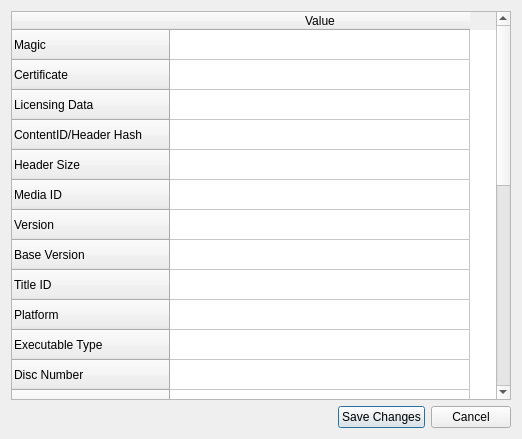
<?xml version="1.0" encoding="UTF-8"?>
<ui version="4.0">
 <class>Metadata</class>
 <widget class="QDialog" name="Metadata">
  <property name="geometry">
   <rect>
    <x>0</x>
    <y>0</y>
    <width>522</width>
    <height>439</height>
   </rect>
  </property>
  <property name="windowTitle">
   <string>Metadata</string>
  </property>
  <property name="windowIcon">
   <iconset resource="Resources.qrc">
    <normaloff>:/Images/Leaner24.png</normaloff>:/Images/Leaner24.png</iconset>
  </property>
  <layout class="QVBoxLayout" name="verticalLayout">
   <item>
    <widget class="QTableWidget" name="tableWidget">
     <attribute name="horizontalHeaderDefaultSectionSize">
      <number>300</number>
     </attribute>
     <row>
      <property name="text">
       <string>Magic</string>
      </property>
     </row>
     <row>
      <property name="text">
       <string>Certificate</string>
      </property>
     </row>
     <row>
      <property name="text">
       <string>Licensing Data</string>
      </property>
     </row>
     <row>
      <property name="text">
       <string>ContentID/Header Hash</string>
      </property>
     </row>
     <row>
      <property name="text">
       <string>Header Size</string>
      </property>
     </row>
     <row>
      <property name="text">
       <string>Media ID</string>
      </property>
     </row>
     <row>
      <property name="text">
       <string>Version</string>
      </property>
     </row>
     <row>
      <property name="text">
       <string>Base Version</string>
      </property>
     </row>
     <row>
      <property name="text">
       <string>Title ID</string>
      </property>
     </row>
     <row>
      <property name="text">
       <string>Platform</string>
      </property>
     </row>
     <row>
      <property name="text">
       <string>Executable Type</string>
      </property>
     </row>
     <row>
      <property name="text">
       <string>Disc Number</string>
      </property>
     </row>
     <row>
      <property name="text">
       <string>Disc In Set</string>
      </property>
     </row>
     <row>
      <property name="text">
       <string>Save Game ID</string>
      </property>
     </row>
     <row>
      <property name="text">
       <string>Console ID</string>
      </property>
     </row>
     <row>
      <property name="text">
       <string>Profile ID</string>
      </property>
     </row>
     <row>
      <property name="text">
       <string>Volume Descriptor</string>
      </property>
     </row>
     <row>
      <property name="text">
       <string>Data File Count</string>
      </property>
     </row>
     <row>
      <property name="text">
       <string>Data File Combined Size</string>
      </property>
     </row>
     <row>
      <property name="text">
       <string>Device ID</string>
      </property>
     </row>
     <row>
      <property name="text">
       <string>Display Name</string>
      </property>
     </row>
     <row>
      <property name="text">
       <string>Display Description</string>
      </property>
     </row>
     <row>
      <property name="text">
       <string>Publisher Name</string>
      </property>
     </row>
     <row>
      <property name="text">
       <string>Title Name</string>
      </property>
     </row>
     <row>
      <property name="text">
       <string>Transfer Flags</string>
      </property>
     </row>
     <row>
      <property name="text">
       <string>Thumbnail Image Size</string>
      </property>
     </row>
     <row>
      <property name="text">
       <string>Title Thumbnail Image Size</string>
      </property>
     </row>
     <column>
      <property name="text">
       <string>Value</string>
      </property>
     </column>
     <item row="0" column="0">
      <property name="text">
       <string/>
      </property>
     </item>
    </widget>
   </item>
   <item>
    <layout class="QHBoxLayout" name="horizontalLayout">
     <item>
      <spacer name="horizontalSpacer">
       <property name="orientation">
        <enum>Qt::Horizontal</enum>
       </property>
       <property name="sizeHint" stdset="0">
        <size>
         <width>40</width>
         <height>20</height>
        </size>
       </property>
      </spacer>
     </item>
     <item>
      <widget class="QPushButton" name="pushButton">
       <property name="text">
        <string>Save Changes</string>
       </property>
       <property name="icon">
        <iconset resource="Resources.qrc">
         <normaloff>:/Images/save.png</normaloff>:/Images/save.png</iconset>
       </property>
      </widget>
     </item>
     <item>
      <widget class="QPushButton" name="pushButton_2">
       <property name="text">
        <string>Cancel</string>
       </property>
       <property name="icon">
        <iconset resource="Resources.qrc">
         <normaloff>:/Images/cancel.png</normaloff>:/Images/cancel.png</iconset>
       </property>
      </widget>
     </item>
    </layout>
   </item>
  </layout>
 </widget>
 <resources>
  <include location="Resources.qrc"/>
 </resources>
 <connections/>
</ui>
